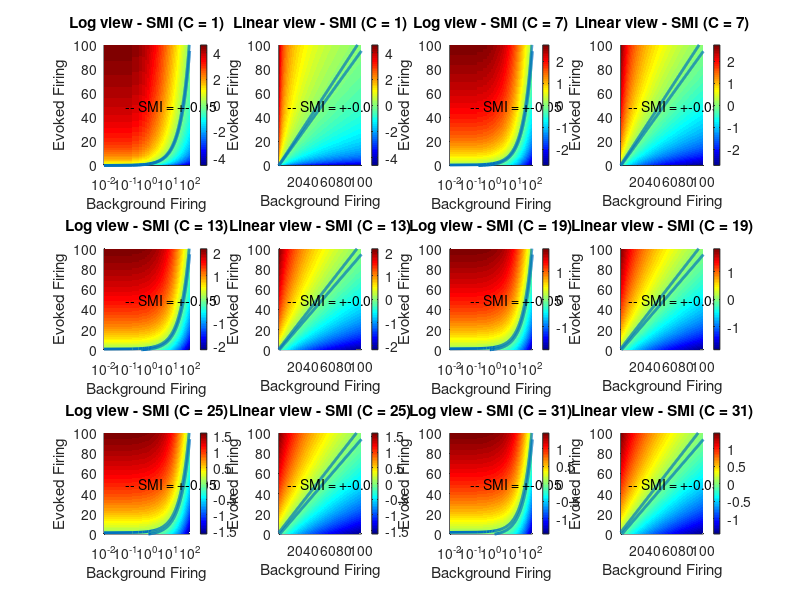
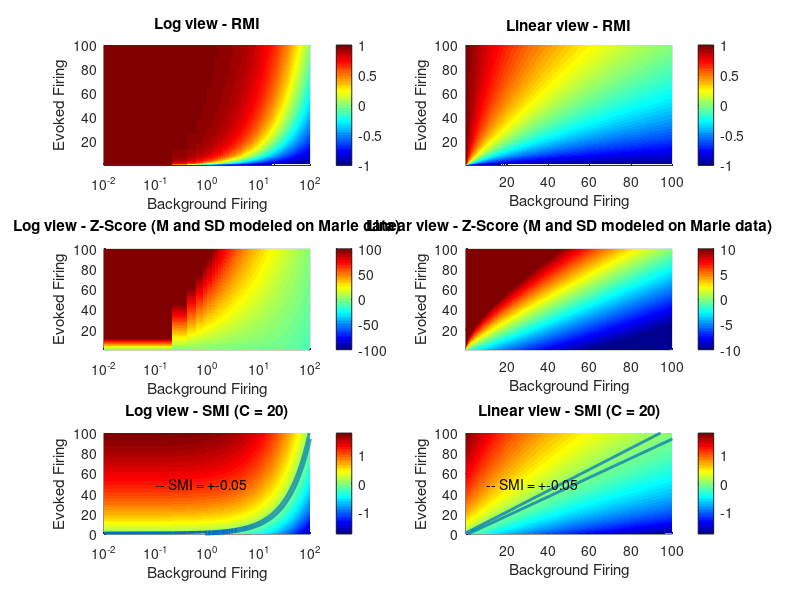

MATLAB code to generate these figures, in order:
clear all
close all

E = linspace(0.01, 100, 500);
BG = linspace(0.01, 100, 500);
Cvector = 1:40;
SMIlim = 0.05;

%% Calculate RMI and Z Score
for i = 1:length(BG)
    RMI(:,i) = (E-BG(i))./(E+BG(i));
end

m = 0.4731;
mrange = [0.4587, 0.4874];
b = -0.0211;
brange = [-0.03039, -0.0118];
coeff1 = linspace(mrange(1), mrange(1), length(Cvector));
coeff2 = linspace(brange(1), brange(1), length(Cvector));
for CI = 1: length(Cvector)
    for i = 1:length(BG)
        ZS(:,i,CI) = (E - BG(i))/ (10^coeff2(CI) * BG(i)^coeff1(CI));
    end
end

for C = Cvector(1): Cvector(end)
    for i = 1:length(BG)
        SMI(:,i,C) = log((E+C)./(BG(i)+C));
    end
end

%% Plot metric spaces

figure(1)
set(gcf, 'Units', 'Normalized', 'OuterPosition', [0 0 1 1]);
plotcount = 0;

for p = 1:6
    C = floor(length(Cvector)/6) *p - 5;
    plotcount = plotcount + 1;
    
    subplot(3, 4, plotcount)
    hold on
    surf(BG, E, SMI(:,:,Cvector(C)), 'EdgeColor', 'none'); view(2)
    line(BG, (exp(SMIlim)).*BG + ((exp(SMIlim))*Cvector(C)-Cvector(C)), repmat(200, 1, length(BG)), 'linewidth', 2)
    line(BG, (exp(-SMIlim)).*BG + ((exp(-SMIlim))*Cvector(C)-Cvector(C)), repmat(200, 1, length(BG)), 'linewidth', 2)
    text(0.1, 50, 200, ['-- SMI = +-', num2str(SMIlim)])
    set(gca, 'xscale', 'log');
    xlabel('Background Firing'); ylabel('Evoked Firing'); zlabel('Metric Value'); title(['Log view - SMI (C = ', num2str(C+Cvector(1)-1), ')'])
    axis('tight'); colormap('jet'); colorbar; %caxis([-1 1]);
    set(gca, 'ylim', [0 100])
    
    plotcount = plotcount + 1;
    subplot(3, 4, plotcount)
    hold on
    surf(BG, E, SMI(:,:,Cvector(C)), 'EdgeColor', 'none'); view(2)
    line(BG, (exp(SMIlim)).*BG + ((exp(SMIlim))*Cvector(C)-Cvector(C)), repmat(200, 1, length(BG)), 'linewidth', 2)
    line(BG, (exp(-SMIlim)).*BG + ((exp(-SMIlim))*Cvector(C)-Cvector(C)), repmat(200, 1, length(BG)), 'linewidth', 2)
    text(10, 50, 200, ['-- SMI = +-', num2str(SMIlim)])
    xlabel('Background Firing'); ylabel('Evoked Firing'); zlabel('Metric Value'); title(['Linear view - SMI (C = ', num2str(C+Cvector(1)-1), ')'])
    axis('tight'); colormap('jet'); colorbar; %caxis([-1 1]);
    set(gca, 'ylim', [0 100])
end


for C = 20% 1:5:length(Cvector)
    figure(C)
    set(gcf, 'Units', 'Normalized', 'OuterPosition', [0 0 1 1]);
    
    subplot(3, 2, 1)
    surf(BG, E, RMI, 'EdgeColor', 'none'); view(2)
    set(gca, 'xscale', 'log');
    xlabel('Background Firing'); ylabel('Evoked Firing'); zlabel('Metric Value'); title('Log view - RMI')
    axis('tight'); caxis([-1 1]); colormap('jet'); colorbar
    
    subplot(3, 2, 2)
    surf(BG, E, RMI, 'EdgeColor', 'none'); view(2)
    xlabel('Background Firing'); ylabel('Evoked Firing'); zlabel('Metric Value'); title('Linear view - RMI')
    axis('tight'); caxis([-1 1]); colormap('jet'); colorbar
    
    subplot(3, 2, 3)
    surf(BG, E, ZS(:,:,C), 'EdgeColor', 'none'); view(2)
    set(gca, 'xscale', 'log');
    xlabel('Background Firing'); ylabel('Evoked Firing'); zlabel('Metric Value'); title('Log view - Z-Score (M and SD modeled on Marie data)')
    axis('tight'); colormap('jet'); colorbar; caxis([-100 100]);
    
    subplot(3, 2, 4)
    surf(BG, E, ZS(:,:,C), 'EdgeColor', 'none'); view(2)
    xlabel('Background Firing'); ylabel('Evoked Firing'); zlabel('Metric Value'); title('Linear view - Z-Score (M and SD modeled on Marie data)')
    axis('tight'); colormap('jet'); colorbar; caxis([-10 10]);
    
    subplot(3, 2, 5)
    hold on
    surf(BG, E, SMI(:,:,Cvector(C)), 'EdgeColor', 'none'); view(2)
    line(BG, (exp(SMIlim)).*BG + ((exp(SMIlim))*Cvector(C)-Cvector(C)), repmat(200, 1, length(BG)), 'linewidth', 2)
    line(BG, (exp(-SMIlim)).*BG + ((exp(-SMIlim))*Cvector(C)-Cvector(C)), repmat(200, 1, length(BG)), 'linewidth', 2)
    text(0.1, 50, 200, ['-- SMI = +-', num2str(SMIlim)])
    set(gca, 'xscale', 'log');
    xlabel('Background Firing'); ylabel('Evoked Firing'); zlabel('Metric Value'); title(['Log view - SMI (C = ', num2str(C+Cvector(1)-1), ')'])
    axis('tight'); colormap('jet'); colorbar; %caxis([-1 1]);
    set(gca, 'ylim', [0 100])
    
    subplot(3, 2, 6)
    hold on
    surf(BG, E, SMI(:,:,Cvector(C)), 'EdgeColor', 'none'); view(2)
    line(BG, (exp(SMIlim)).*BG + ((exp(SMIlim))*Cvector(C)-Cvector(C)), repmat(200, 1, length(BG)), 'linewidth', 2)
    line(BG, (exp(-SMIlim)).*BG + ((exp(-SMIlim))*Cvector(C)-Cvector(C)), repmat(200, 1, length(BG)), 'linewidth', 2)
    text(10, 50, 200, ['-- SMI = +-', num2str(SMIlim)])
    xlabel('Background Firing'); ylabel('Evoked Firing'); zlabel('Metric Value'); title(['Linear view - SMI (C = ', num2str(C+Cvector(1)-1), ')'])
    axis('tight'); colormap('jet'); colorbar; %caxis([-1 1]);
    set(gca, 'ylim', [0 100])
end